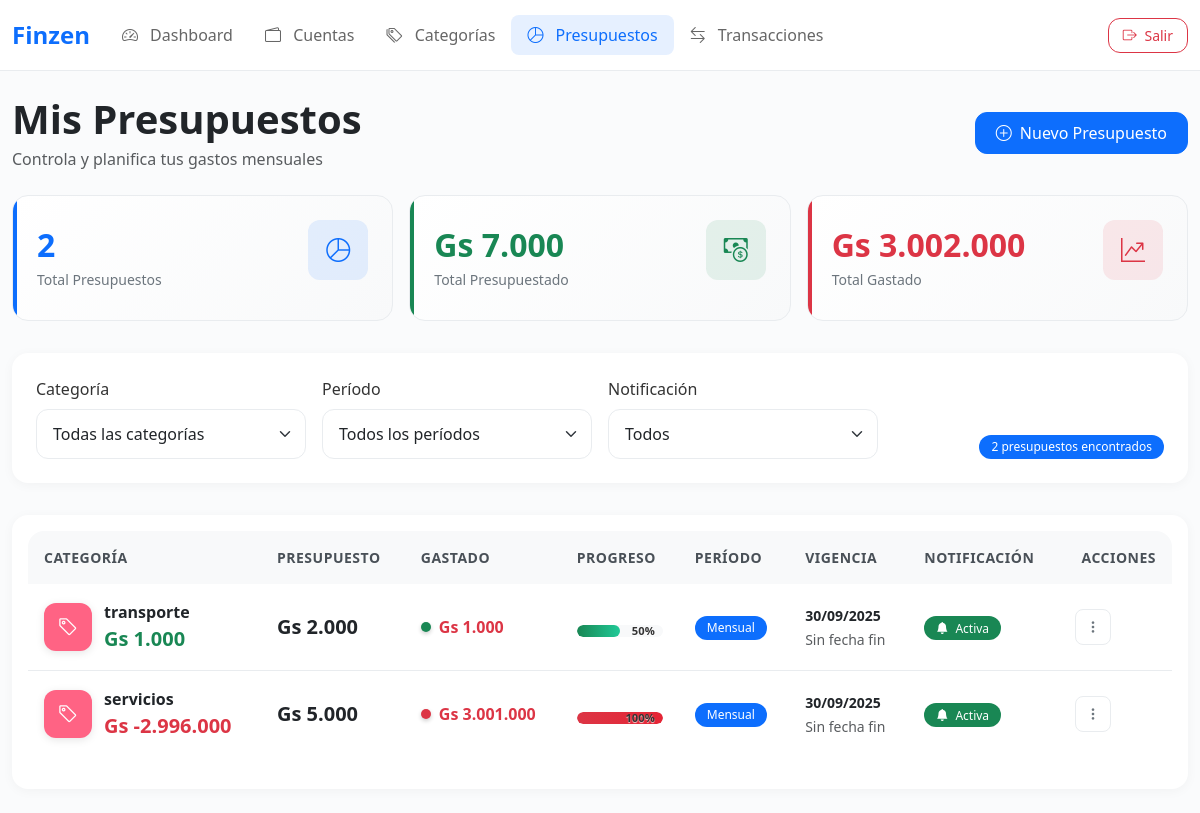
The app's page /user/presupuestos.php (signed in) with its own data.
### tables this page shows
CREATE TABLE `presupuestos` (
  `id` int(10) UNSIGNED NOT NULL,
  `usuario_id` int(10) UNSIGNED NOT NULL,
  `categoria_id` int(10) UNSIGNED NOT NULL,
  `monto` bigint(20) NOT NULL COMMENT 'Valor en centavos/unidad mínima',
  `periodo` enum('mensual','anual') NOT NULL,
  `fecha_inicio` date NOT NULL,
  `fecha_fin` date DEFAULT NULL,
  `notificacion` tinyint(1) DEFAULT 1,
  `creado_en` timestamp NOT NULL DEFAULT current_timestamp(),
  `actualizado_en` timestamp NULL DEFAULT NULL ON UPDATE current_timestamp()
);

CREATE TABLE `categorias` (
  `id` int(10) UNSIGNED NOT NULL,
  `usuario_id` int(10) UNSIGNED NOT NULL,
  `nombre` varchar(50) NOT NULL,
  `tipo` enum('ingreso','gasto') NOT NULL,
  `icono` varchar(50) DEFAULT 'category',
  `color` char(7) DEFAULT '#1976D2',
  `creado_en` timestamp NOT NULL DEFAULT current_timestamp(),
  `actualizado_en` timestamp NULL DEFAULT NULL ON UPDATE current_timestamp()
);

### user/presupuestos.php (the view, shortened to what the rows shown need)
<?php
$db = Conexion::obtenerInstancia()->obtenerConexion();
$usuario_id = $_SESSION["user_id"];
function formatMoney($amount) {
    return 'Gs ' . number_format($amount / 100, 0, ',', '.');
}
class BudgetRepository {
    private $db;
    public function __construct($db) {
        $this->db = $db;
    }
    public function getAll($userId, $filters = [], $limit = 10, $offset = 0) {
        $query = "
            SELECT
                p.*,
                u.nombre_usuario,
                c.nombre AS categoria_nombre,
                c.color AS categoria_color,
                c.tipo AS categoria_tipo,
                COALESCE(SUM(CASE WHEN c.tipo = 'gasto' THEN t.monto ELSE 0 END), 0) AS gastos_actuales
            FROM
                presupuestos p
            INNER JOIN
                usuarios u ON p.usuario_id = u.id
            INNER JOIN
                categorias c ON p.categoria_id = c.id
            LEFT JOIN
                transacciones t ON p.categoria_id = t.categoria_id
                AND t.fecha BETWEEN p.fecha_inicio AND COALESCE(p.fecha_fin, CURDATE())
            WHERE
                p.usuario_id = :usuario_id
        ";
        $params = [':usuario_id' => $userId];
        $query .= " GROUP BY p.id, u.nombre_usuario, c.nombre, c.color, c.tipo";
        $countQuery = "SELECT COUNT(*) FROM ($query) AS filtered";
        $countStmt = $this->db->prepare($countQuery);
        foreach ($params as $key => $value) {
            $countStmt->bindValue($key, $value);
        }
        $countStmt->execute();
        $total = $countStmt->fetchColumn();
        $query .= " ORDER BY p.fecha_inicio DESC LIMIT :limit OFFSET :offset";
        $stmt = $this->db->prepare($query);
        $stmt->bindValue(':limit', $limit, PDO::PARAM_INT);
        $stmt->bindValue(':offset', $offset, PDO::PARAM_INT);
        foreach ($params as $key => $value) {
            $stmt->bindValue($key, $value);
        }
        $stmt->execute();
        return [
            'data' => $stmt->fetchAll(),
            'total' => $total
        ];
    }
}
$periodos = [
    "mensual" => "Mensual",
    "anual" => "Anual",
];
$budgetRepo = new BudgetRepository($db);
$filters = [
    'categoria_id' => $_GET['categoria_id'] ?? '',
    'periodo' => $_GET['periodo'] ?? '',
    'notificacion' => isset($_GET['notificacion']) ? (int)$_GET['notificacion'] : null
];
$page = isset($_GET['page']) ? (int)$_GET['page'] : 1;
$perPage = 5;
$offset = ($page - 1) * $perPage;
$result = $budgetRepo->getAll($usuario_id, $filters, $perPage, $offset);
$presupuestos = $result['data'];
?>
<!DOCTYPE html>
<html lang="es">
<head>
    <link href="https://cdn.jsdelivr.net/npm/bootstrap@5.3.0/dist/css/bootstrap.min.css" rel="stylesheet">
    <link rel="stylesheet" href="https://cdn.jsdelivr.net/npm/bootstrap-icons@1.10.0/font/bootstrap-icons.css">
</head>
<body>
    <div class="container py-4">
        <div class="d-flex justify-content-between align-items-center mb-4">
            <div>
                <h1 class="mb-1">Mis Presupuestos</h1>
            </div>
        </div>
        <div class="card">
            <div class="card-body">
                <?php if (empty($presupuestos)): ?>
                    <div class="empty-state">
                        <i class="bi bi-pie-chart"></i>
                        <h3 class="mb-2">No se encontraron presupuestos</h3>
                        <p class="text-muted mb-4">No hay presupuestos que coincidan con los filtros seleccionados</p>
                        <button class="btn btn-primary" data-bs-toggle="modal" data-bs-target="#addBudgetModal">
                            <i class="bi bi-plus-circle me-1"></i> Agregar Presupuesto
                        </button>
                    </div>
                <?php else: ?>
                    <div class="table-responsive">
                        <table class="table table-hover align-middle">
                            <thead class="table-light">
                                <tr>
                                    <th>Categoría</th>
                                    <th>Presupuesto</th>
                                    <th>Gastado</th>
                                    <th>Progreso</th>
                                    <th>Período</th>
                                    <th>Vigencia</th>
                                    <th>Notificación</th>
                                    <th class="text-end">Acciones</th>
                                </tr>
                            </thead>
                            <tbody>
                                <?php foreach ($presupuestos as $presupuesto):
                                    $progreso = $presupuesto["monto"] > 0 ? min(100, ($presupuesto["gastos_actuales"] / $presupuesto["monto"]) * 100) : 0;
                                    $progresoClase = $progreso > 90 ? 'progress-danger' :
                                                    ($progreso > 70 ? 'progress-warning' : 'progress-success');
                                    $statusClase = $progreso > 90 ? 'status-danger' :
                                                 ($progreso > 70 ? 'status-warning' : 'status-safe');
                                    $restante = $presupuesto["monto"] - $presupuesto["gastos_actuales"];
                                    $restanteClase = $progreso > 90 ? 'restante-danger' :
                                                   ($progreso > 70 ? 'restante-warning' : 'restante-safe');
                                ?>
                                <tr>
                                    <td>
                                        <div class="d-flex align-items-center">
                                            <?php if (!empty($presupuesto['categoria_color'])): ?>
                                                <span class="category-icon" style="background-color: <?= htmlspecialchars($presupuesto['categoria_color']) ?>">
                                                    <i class="bi bi-tag"></i>
                                                </span>
                                            <?php endif; ?>
                                            <div>
                                                <strong><?= htmlspecialchars($presupuesto["categoria_nombre"]) ?></strong>
                                                <br>
                                                <span class="restante-amount <?= $restanteClase ?>">
                                                    <?= formatMoney($restante) ?>
                                                </span>
                                            </div>
                                        </div>
                                    </td>
                                    <td>
                                        <span class="fw-bold h5"><?= formatMoney($presupuesto["monto"]) ?></span>
                                    </td>
                                    <td>
                                        <div class="budget-status">
                                            <span class="status-indicator <?= $statusClase ?>"></span>
                                            <span class="<?= $presupuesto["gastos_actuales"] > 0 ? 'text-danger fw-bold' : 'text-muted' ?>">
                                                <?= formatMoney($presupuesto["gastos_actuales"]) ?>
                                            </span>
                                        </div>
                                    </td>
                                    <td>
                                        <div class="progress-container">
                                            <div class="progress-bar <?= $progresoClase ?>" style="width: <?= $progreso ?>%">
                                            </div>
                                            <span class="progress-percentage"><?= round($progreso) ?>%</span>
                                        </div>
                                    </td>
                                    <td>
                                        <span class="badge bg-primary badge-custom">
                                            <?= htmlspecialchars($periodos[$presupuesto["periodo"]] ?? $presupuesto["periodo"]) ?>
                                        </span>
                                    </td>
                                    <td>
                                        <small>
                                            <strong><?= date("d/m/Y", strtotime($presupuesto["fecha_inicio"])) ?></strong>
                                            <?php if ($presupuesto["fecha_fin"]): ?>
                                                <br>al <?= date("d/m/Y", strtotime($presupuesto["fecha_fin"])) ?>
                                            <?php else: ?>
                                                <br><span class="text-muted">Sin fecha fin</span>
                                            <?php endif; ?>
                                        </small>
                                    </td>
                                    <td>
                                        <?php if ($presupuesto["notificacion"]): ?>
                                            <span class="badge bg-success badge-custom">
                                                <i class="bi bi-bell-fill me-1"></i> Activa
                                            </span>
                                        <?php else: ?>
                                            <span class="badge bg-secondary badge-custom">
                                                <i class="bi bi-bell-slash me-1"></i> Inactiva
                                            </span>
                                        <?php endif; ?>
                                    </td>
                                    <td class="text-end">
                                        <div class="dropdown actions-dropdown">
                                            <button class="btn btn-sm btn-outline-secondary btn-action dropdown-toggle" type="button"
                                                    data-bs-toggle="dropdown" data-bs-auto-close="outside"
                                                    aria-expanded="false">
                                                <i class="bi bi-three-dots-vertical"></i>
                                            </button>
                                        </div>
                                    </td>
                                </tr>
                                <?php endforeach; ?>
                            </tbody>
                        </table>
                    </div>
                <?php endif; ?>
            </div>
        </div>
    </div>
</body>
</html>

### records on screen
presupuestos: categoria.nombre "transporte", restante "Gs 1.000", monto "Gs 2.000", gastos_actuales "Gs 1.000", progreso "50", periodo "Mensual", fecha_inicio "30/09/2025", shows "Sin fecha fin", notificacion 1 (drawn)
presupuestos: categoria.nombre "servicios", restante "Gs -2.996.000", monto "Gs 5.000", gastos_actuales "Gs 3.001.000", progreso "100", periodo "Mensual", fecha_inicio "30/09/2025", shows "Sin fecha fin", notificacion 1 (drawn)

### other values on screen
$stats['total_presupuestos'] "2"
formatMoney($stats['total_presupuestado']) "Gs 7.000"
formatMoney($stats['total_gastado']) "Gs 3.002.000"
$totalPresupuestos "2"
